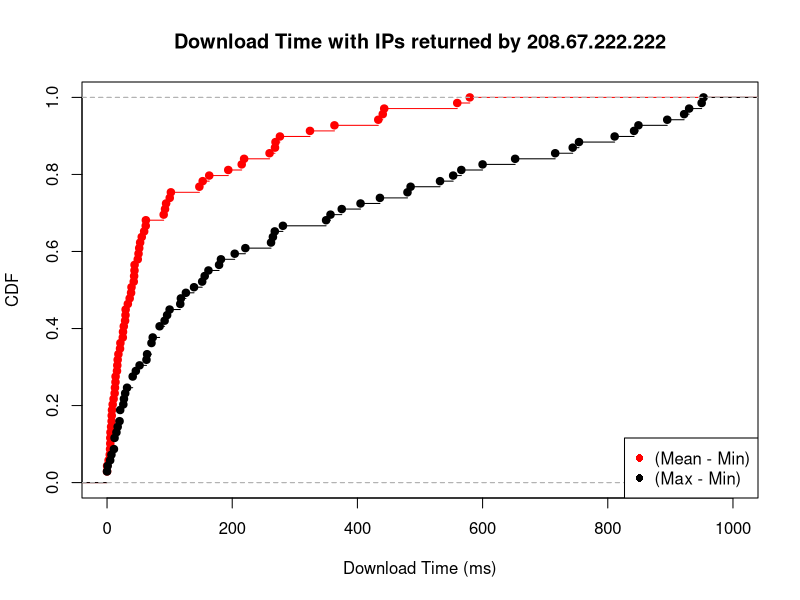

This figure's R source:
mean_min <- c(7.333333, 42.666667, 276.222222, 6.500000, 29.722222, 7.500000, 49.083333, 102.000000, 29.500000, 59.277778, 51.416667, 100.166667, 12.166667, 4.333333, 5.166667, 13.500000, 25.500000, 5.500000, 90.496250, 324.247500, 7.916667, 4.833333, 2.500000, 9.000000, 218.998333, 21.333333, 440.498333, 163.266333, 25.166667, 12.666667, 147.498333, 259.666667, 43.833333, 18.166667, 26.777778, 17.000000, 215.165000, 0.000000, 363.325000, 20.750000, 44.000000, 0.000000, 10.500000, 433.328333, 152.833000, 28.833333, 5.200000, 92.666667, 15.888889, 16.392857, 0.100000, 50.289211, 33.233333, 55.466667, 61.833333, 579.543333, 43.250000, 94.333333, 39.083333, 193.666667, 268.333333, 38.400000, 36.166667, 269.165000, 62.055556, 52.888889, 13.666667, 559.497500, 442.828333)

max_min <- c(21.00, 221.00, 652.00, 20.00, 350.00, 15.00, 152.00, 268.00, 100.00, 281.00, 162.00, 126.00, 29.00, 7.00, 17.00, 63.00, 92.00, 21.00, 181.99, 599.99, 12.00, 11.00, 5.00, 27.00, 479.99, 41.00, 743.99, 894.99, 71.00, 73.00, 715.99, 532.00, 156.00, 52.00, 84.00, 71.00, 552.99, 0.00, 435.99, 139.00, 118.00, 0.00, 46.00, 848.99, 949.99, 64.00, 12.00, 842.00, 41.00, 32.00, 1.00, 952.99, 96.00, 357.00, 262.00, 810.99, 265.00, 204.00, 179.00, 485.00, 566.00, 375.00, 84.00, 929.99, 405.00, 117.00, 26.00, 921.99, 753.99)

mean_min_val = ecdf(mean_min)
max_min_val = ecdf(max_min)

plot(mean_min_val, lty=1, col="red", xlab="Download Time (ms)", ylab="CDF", main="Download Time with IPs returned by 208.67.222.222", xlim=c(0, 1000))
lines(max_min_val)

legend("bottomright",  pch =16, legend=c("(Mean - Min)", "(Max - Min)"), col=c("red", "black"))
